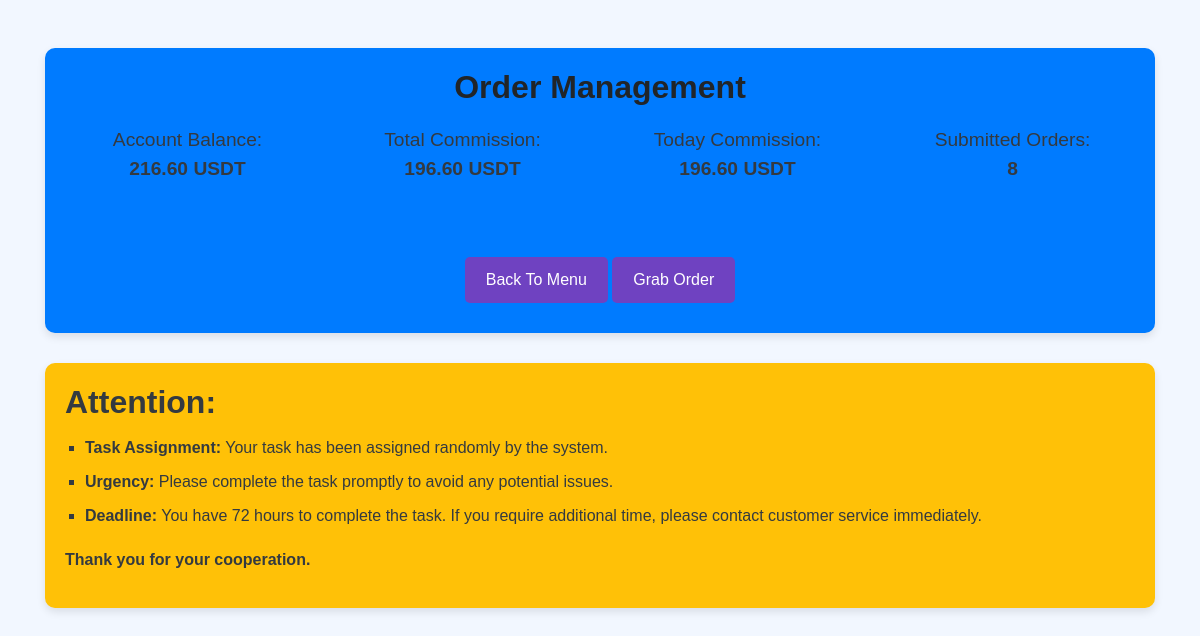
The app's page /home/order-management/ (signed in) with its own data.
### accounts/models.py (models this page shows, shortened)
class User(AbstractUser):
    is_admin = models.BooleanField(default=False)
    is_employee = models.BooleanField(default=False)
    is_customer = models.BooleanField(default=False)
    invitation_code = models.CharField(max_length=100, blank=True,null=True, editable=False)

### home/models.py (models this page shows, shortened)
class AccountBalance(BaseModel):
    user = models.OneToOneField(settings.AUTH_USER_MODEL, on_delete=models.CASCADE, related_name="balance")
    account_balance = models.DecimalField(max_digits=10, decimal_places=2, default=0.00)
    today_commission = models.DecimalField(max_digits=10, decimal_places=2, default=0.00)
    total_commission = models.DecimalField(max_digits=10, decimal_places=2, default=0.00)
    total_deposit = models.DecimalField(max_digits=10, decimal_places=2, default=0.00)
    total_withdrawal = models.DecimalField(max_digits=10, decimal_places=2, default=0.00)
    last_transaction_date = models.DateField(default=timezone.now)

class OrderCount(BaseModel):
    user = models.OneToOneField(settings.AUTH_USER_MODEL, on_delete=models.CASCADE, related_name="ordercount")
    no_of_submitted_order = models.DecimalField(max_digits=10, decimal_places=0, default=0)

### home/views.py (the view)
# urls.py: path('order-management/',order_management,name='order_management'),
@login_required
def order_management(request):
    bal=request.user.balance.account_balance
    color = '#007bff'
    if bal>20 and bal<350:
       color = request.GET.get('color','#007bff')
    if bal >=350 and bal <600:
        color=request.GET.get('color',"#ffc107")
    if bal>=600:
        color=request.GET.get('color',"#dc3545")
    print(color)
    return render(request,"grabOrder/order_management.html",{'color': color})

### templates/grabOrder/order_management.html (shortened to what this page needs)
<!DOCTYPE html>
<html lang="en">
<head>
    <link href="https://maxcdn.bootstrapcdn.com/bootstrap/4.5.2/css/bootstrap.min.css" rel="stylesheet">
</head>
<body>
    <div class="container mt-5">
        <div id="orderManagement" class="order-management" style="background-color: {{ color }} ;">
            <h2>Order Management</h2>
            <div class="row mb-5">
                <div class="col-md-3 col-6 order-stat">
                    <span>Account Balance:</span>
                    <span class="value">{{ request.user.balance.account_balance }} USDT</span>
                </div>
                <div class="col-md-3 col-6 order-stat">
                    <span>Total Commission:</span>
                    <span class="value">{{ request.user.balance.total_commission }} USDT</span>
                </div>
                <div class="col-md-3 col-6 order-stat">
                    <span>Today Commission:</span>
                    <span class="value">{{ request.user.balance.today_commission }} USDT</span>
                </div>
                <div class="col-md-3 col-6 order-stat">
                    <span>Submitted Orders:</span>
                    <span class="value">{{ request.user.ordercount.no_of_submitted_order }}</span>
                </div>
            </div>
            <a href="{% url 'menu' %}" class="btn btn-grab-order">Back To Menu</a>
            <a href="{% url 'grab_order' %}" class="btn btn-grab-order">Grab Order</a>
        </div>
        <div class="attention-section">
            <h2>Attention:</h2>
            <ul>
                <li><strong>Task Assignment:</strong> Your task has been assigned randomly by the system.</li>
                <li><strong>Urgency:</strong> Please complete the task promptly to avoid any potential issues.</li>
                <li><strong>Deadline:</strong> You have 72 hours to complete the task. If you require additional time, please contact customer service immediately.</li>
            </ul>
            <p>Thank you for your cooperation.</p>
        </div>
    </div>
</body>
</html>

### templates/grabOrder/order_management.html (style rules this page uses)
body { font-family: Arial, sans-serif; background-color: #f2f7ff; overflow-x: hidden; }
.order-management { background: #f8f9fa; padding: 20px; border-radius: 10px; box-shadow: 0 4px 8px rgba(0,0,0,0.1); margin-bottom: 30px; text-align: center; position: relative; }
.order-management h2 { font-weight: bold; margin-bottom: 20px; }
.order-stat { margin-bottom: 15px; }
.order-stat span { display: block; font-size: 1.2rem; color: #343a40; }
.order-stat span.value { font-weight: bold; }
.btn-grab-order { background: #6f42c1; color: #fff; padding: 10px 20px; border-radius: 5px; transition: background 0.3s; margin: 10px 0; }
.attention-section { background-color: #ffc107; border-radius: 10px; padding: 20px; margin-top: 30px; box-shadow: 0 4px 8px rgba(0,0,0,0.1); text-align: left; }
.attention-section h2 { color: #343a40; font-weight: bold; margin-bottom: 15px; }
.attention-section ul { padding-left: 20px; list-style-type: square; color: #343a40; }
.attention-section ul li { margin-bottom: 10px; font-size: 1rem; font-weight: 500; }
.attention-section p { margin-top: 20px; font-weight: bold; color: #343a40; }

### records on screen
User: user.balance.account_balance "216.60", user.balance.total_commission "196.60", user.balance.today_commission "196.60", user.ordercount.no_of_submitted_order "8"
